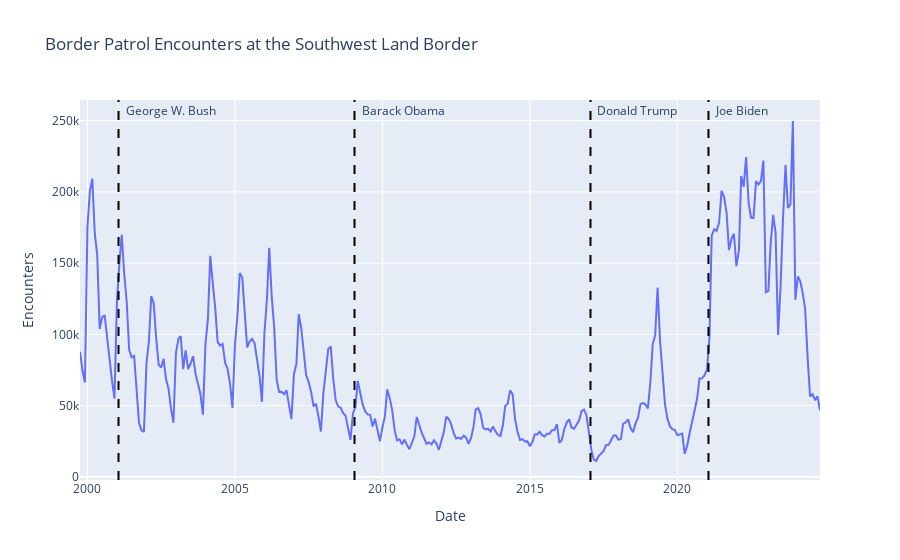

The code cell stored with this chart in its notebook:
### Code cell
fig = encounters.get_monthly_encounters_graph(annotate_administrations=True)
fig.show()
display(Image("2-4.png"))

### Figure 1 — Plotly figure (JSON) as saved in the notebook; plotly's stock layout.template omitted (floating-point values rounded to 4 significant figures; data arrays with more than 128 entries replaced by an {"elided": "..."} marker saying what was removed)
{"data": [{"hovertemplate": "Date=%{x}<br>Encounters=%{y}<extra></extra>", "legendgroup": "", "line": {"color": "#636efa", "dash": "solid"}, "marker": {"symbol": "circle"}, "mode": "lines", "name": "", "orientation": "v", "showlegend": false, "type": "scatter", "x": {"elided": "302 str values"}, "xaxis": "x", "y": {"elided": "302 int values"}, "yaxis": "y"}], "layout": {"annotations": [{"showarrow": false, "text": "George W. Bush", "x": "2001-01-20T00:00:00", "xanchor": "left", "xshift": 5, "y": 249740, "yanchor": "bottom"}, {"showarrow": false, "text": "Barack Obama", "x": "2009-01-20T00:00:00", "xanchor": "left", "xshift": 5, "y": 249740, "yanchor": "bottom"}, {"showarrow": false, "text": "Donald Trump", "x": "2017-01-20T00:00:00", "xanchor": "left", "xshift": 5, "y": 249740, "yanchor": "bottom"}, {"showarrow": false, "text": "Joe Biden", "x": "2021-01-20T00:00:00", "xanchor": "left", "xshift": 5, "y": 249740, "yanchor": "bottom"}], "legend": {"tracegroupgap": 0}, "shapes": [{"line": {"color": "black", "dash": "dash"}, "type": "line", "x0": "2001-01-20T00:00:00", "x1": "2001-01-20T00:00:00", "xref": "x", "y0": 0, "y1": 1, "yref": "y domain"}, {"line": {"color": "black", "dash": "dash"}, "type": "line", "x0": "2009-01-20T00:00:00", "x1": "2009-01-20T00:00:00", "xref": "x", "y0": 0, "y1": 1, "yref": "y domain"}, {"line": {"color": "black", "dash": "dash"}, "type": "line", "x0": "2017-01-20T00:00:00", "x1": "2017-01-20T00:00:00", "xref": "x", "y0": 0, "y1": 1, "yref": "y domain"}, {"line": {"color": "black", "dash": "dash"}, "type": "line", "x0": "2021-01-20T00:00:00", "x1": "2021-01-20T00:00:00", "xref": "x", "y0": 0, "y1": 1, "yref": "y domain"}], "title": {"text": "Border Patrol Encounters at the Southwest Land Border"}, "xaxis": {"anchor": "y", "domain": [0, 1], "title": {"text": "Date"}}, "yaxis": {"anchor": "x", "domain": [0, 1], "title": {"text": "Encounters"}}}}
